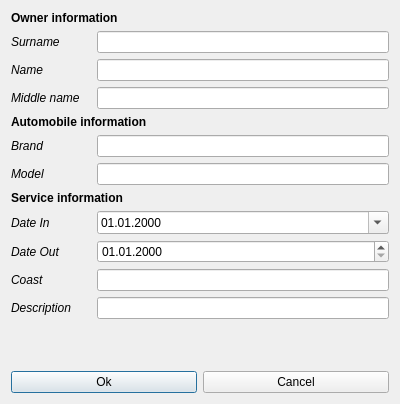
<?xml version="1.0" encoding="UTF-8"?>
<ui version="4.0">
 <class>Dialog_Return_Car</class>
 <widget class="QDialog" name="Dialog_Return_Car">
  <property name="geometry">
   <rect>
    <x>0</x>
    <y>0</y>
    <width>400</width>
    <height>404</height>
   </rect>
  </property>
  <property name="windowTitle">
   <string>Dialog</string>
  </property>
  <layout class="QVBoxLayout" name="verticalLayout">
   <item>
    <widget class="QLabel" name="labelOwner">
     <property name="font">
      <font>
       <weight>75</weight>
       <bold>true</bold>
      </font>
     </property>
     <property name="text">
      <string>Owner information</string>
     </property>
    </widget>
   </item>
   <item>
    <layout class="QFormLayout" name="formLayout_6">
     <item row="0" column="0">
      <widget class="QLabel" name="label_surname">
       <property name="minimumSize">
        <size>
         <width>80</width>
         <height>0</height>
        </size>
       </property>
       <property name="font">
        <font>
         <italic>true</italic>
        </font>
       </property>
       <property name="text">
        <string>Surname </string>
       </property>
      </widget>
     </item>
     <item row="1" column="0">
      <widget class="QLabel" name="label_name">
       <property name="minimumSize">
        <size>
         <width>80</width>
         <height>0</height>
        </size>
       </property>
       <property name="font">
        <font>
         <italic>true</italic>
        </font>
       </property>
       <property name="text">
        <string>Name</string>
       </property>
      </widget>
     </item>
     <item row="2" column="0">
      <widget class="QLabel" name="label_middle_name">
       <property name="minimumSize">
        <size>
         <width>80</width>
         <height>0</height>
        </size>
       </property>
       <property name="font">
        <font>
         <italic>true</italic>
        </font>
       </property>
       <property name="text">
        <string>Middle name</string>
       </property>
      </widget>
     </item>
     <item row="0" column="1">
      <widget class="QLineEdit" name="lineSurname"/>
     </item>
     <item row="1" column="1">
      <widget class="QLineEdit" name="lineName"/>
     </item>
     <item row="2" column="1">
      <widget class="QLineEdit" name="lineMidName"/>
     </item>
    </layout>
   </item>
   <item>
    <widget class="QLabel" name="labelAuto">
     <property name="font">
      <font>
       <weight>75</weight>
       <bold>true</bold>
      </font>
     </property>
     <property name="text">
      <string>Automobile information</string>
     </property>
    </widget>
   </item>
   <item>
    <layout class="QFormLayout" name="formLayout_5">
     <item row="0" column="1">
      <widget class="QLineEdit" name="lineBrand"/>
     </item>
     <item row="0" column="0">
      <widget class="QLabel" name="label_brand">
       <property name="minimumSize">
        <size>
         <width>80</width>
         <height>0</height>
        </size>
       </property>
       <property name="font">
        <font>
         <italic>true</italic>
        </font>
       </property>
       <property name="text">
        <string>Brand</string>
       </property>
      </widget>
     </item>
     <item row="1" column="1">
      <widget class="QLineEdit" name="lineModel"/>
     </item>
     <item row="1" column="0">
      <widget class="QLabel" name="label_model">
       <property name="minimumSize">
        <size>
         <width>80</width>
         <height>0</height>
        </size>
       </property>
       <property name="font">
        <font>
         <italic>true</italic>
        </font>
       </property>
       <property name="text">
        <string>Model</string>
       </property>
      </widget>
     </item>
    </layout>
   </item>
   <item>
    <widget class="QLabel" name="labelService">
     <property name="font">
      <font>
       <weight>75</weight>
       <bold>true</bold>
      </font>
     </property>
     <property name="text">
      <string>Service information</string>
     </property>
    </widget>
   </item>
   <item>
    <layout class="QFormLayout" name="formLayout_4">
     <item row="0" column="0">
      <widget class="QLabel" name="label_date_in">
       <property name="minimumSize">
        <size>
         <width>80</width>
         <height>0</height>
        </size>
       </property>
       <property name="font">
        <font>
         <italic>true</italic>
        </font>
       </property>
       <property name="text">
        <string>Date In</string>
       </property>
      </widget>
     </item>
     <item row="0" column="1">
      <widget class="QDateEdit" name="dateIn">
       <property name="displayFormat">
        <string>dd.MM.yyyy</string>
       </property>
       <property name="calendarPopup">
        <bool>true</bool>
       </property>
      </widget>
     </item>
     <item row="2" column="0">
      <widget class="QLabel" name="label_coast">
       <property name="minimumSize">
        <size>
         <width>80</width>
         <height>0</height>
        </size>
       </property>
       <property name="font">
        <font>
         <italic>true</italic>
        </font>
       </property>
       <property name="text">
        <string>Coast</string>
       </property>
      </widget>
     </item>
     <item row="2" column="1">
      <widget class="QLineEdit" name="lineCoast">
       <property name="inputMethodHints">
        <set>Qt::ImhNone</set>
       </property>
      </widget>
     </item>
     <item row="3" column="0">
      <widget class="QLabel" name="label_descr">
       <property name="minimumSize">
        <size>
         <width>80</width>
         <height>0</height>
        </size>
       </property>
       <property name="font">
        <font>
         <italic>true</italic>
        </font>
       </property>
       <property name="text">
        <string>Description</string>
       </property>
      </widget>
     </item>
     <item row="3" column="1">
      <widget class="QLineEdit" name="lineDescr"/>
     </item>
     <item row="1" column="1">
      <widget class="QDateEdit" name="dateOut">
       <property name="displayFormat">
        <string>dd.MM.yyyy</string>
       </property>
      </widget>
     </item>
     <item row="1" column="0">
      <widget class="QLabel" name="label_date_out">
       <property name="font">
        <font>
         <italic>true</italic>
        </font>
       </property>
       <property name="text">
        <string>Date Out</string>
       </property>
      </widget>
     </item>
    </layout>
   </item>
   <item>
    <spacer name="verticalSpacer">
     <property name="orientation">
      <enum>Qt::Vertical</enum>
     </property>
     <property name="sizeHint" stdset="0">
      <size>
       <width>20</width>
       <height>33</height>
      </size>
     </property>
    </spacer>
   </item>
   <item>
    <layout class="QHBoxLayout" name="horizontalLayout_3">
     <item>
      <widget class="QPushButton" name="buttonOk">
       <property name="text">
        <string>Ok</string>
       </property>
      </widget>
     </item>
     <item>
      <widget class="QPushButton" name="buttonCancel">
       <property name="text">
        <string>Cancel</string>
       </property>
      </widget>
     </item>
    </layout>
   </item>
  </layout>
 </widget>
 <resources/>
 <connections/>
</ui>
